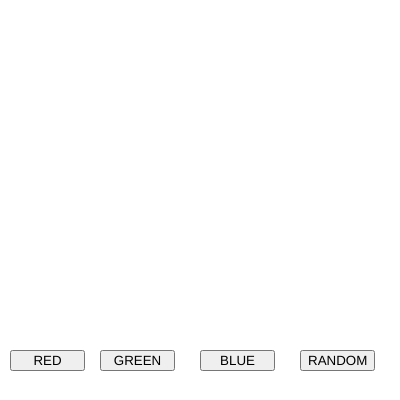
Frame 1 (no input)
Frame 60 (no input): identical to frame 1, image omitted
Frame 120 (the mouse pressed at the canvas centre since frame 60): identical to frame 1, image omitted

The p5.js sketch that drew this single still picture (run headless with seeded random() and noise() and a simulated clock; from frame 60 on, the mouse is pressed at the canvas centre):

// p5.js sketch
// ── sketch.js

var btnRedColor;
var btnGreenColor;
var btnBlueColor;
var btnRandomColor;

var r=255,g=255,b=255;

function setup() {
  createCanvas(400,400);

  btnRedColor = createButton("RED");
  btnRedColor.position(10,350);
  btnRedColor.size(75);
  btnRedColor.mousePressed(red_bg);
 
  btnGreenColor = createButton("GREEN");
  btnGreenColor.position(100,350);
  btnGreenColor.size(75);
  btnGreenColor.mousePressed(green_bg);

  btnBlueColor = createButton("BLUE");
  btnBlueColor.position(200,350);
  btnBlueColor.size(75);
  btnBlueColor.mousePressed(blue_bg);


  btnRandomColor = createButton("RANDOM");
  btnRandomColor.position(300,350);
  btnRandomColor.size(75);
  btnRandomColor.mousePressed(random_bg);


}

function draw() 
{
  background(r,g,b);
}

function red_bg()
{
  console.log("red");
  r = 255;
  g = 0;
  b =0;
}

function green_bg()
{
  r = 0;
  g = 255;
  b =0;
}

function blue_bg()
{
  r = 0;
  g = 0;
  b =255;
}

function random_bg()
{
  r = random(0,255);
  g = random(0,255);
  b = random(0,255);
}





// ── style.css
html, body {
  margin: 0;
  padding: 0;
}
canvas {
  border: solid black;
}
